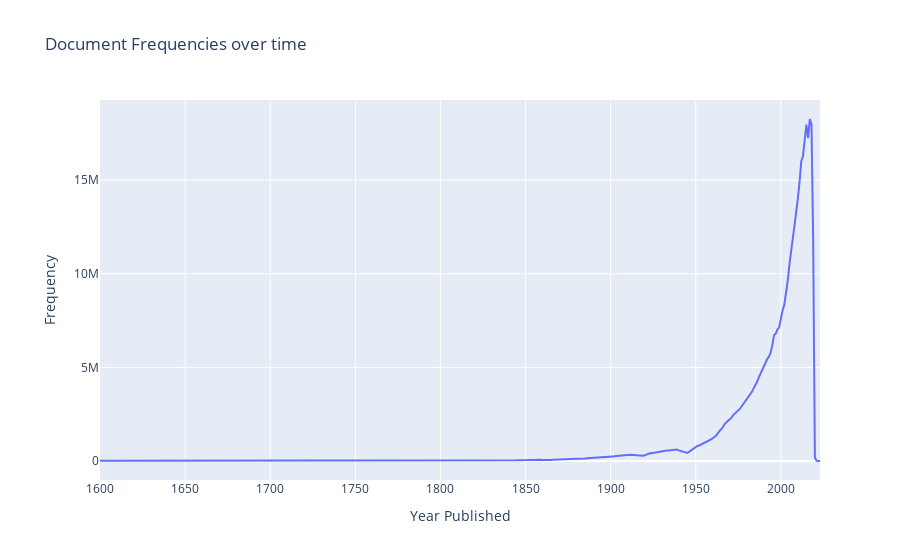

This figure's notebook cell:
### Code cell
#plotting the above table
fig = px.line(df, x='years', y='frequencies',
             labels={'frequencies':'Frequency', 'years': 'Year'}, 
             title='Document Frequencies over time')
#fig.update_traces(marker_color='lightblue')
fig.update_layout(yaxis_title='Frequency', 
                  xaxis_title='Year Published', 
                  margin=dict(l=100),
                  xaxis=dict(range=[1600, 2023])
                 )
fig.show()

### Figure 1 — Plotly figure (JSON) as saved in the notebook; plotly's stock layout.template omitted (floating-point values rounded to 4 significant figures; data arrays with more than 128 entries replaced by an {"elided": "..."} marker saying what was removed)
{"data": [{"hovertemplate": "Year=%{x}<br>Frequency=%{y}<extra></extra>", "legendgroup": "", "line": {"color": "#636efa", "dash": "solid"}, "marker": {"symbol": "circle"}, "mode": "lines", "name": "", "orientation": "v", "showlegend": false, "type": "scatter", "x": {"elided": "359 int values"}, "xaxis": "x", "y": {"elided": "359 int values"}, "yaxis": "y"}], "layout": {"legend": {"tracegroupgap": 0}, "margin": {"l": 100}, "title": {"text": "Document Frequencies over time"}, "xaxis": {"anchor": "y", "domain": [0, 1], "range": [1600, 2023], "title": {"text": "Year Published"}}, "yaxis": {"anchor": "x", "domain": [0, 1], "title": {"text": "Frequency"}}}}
